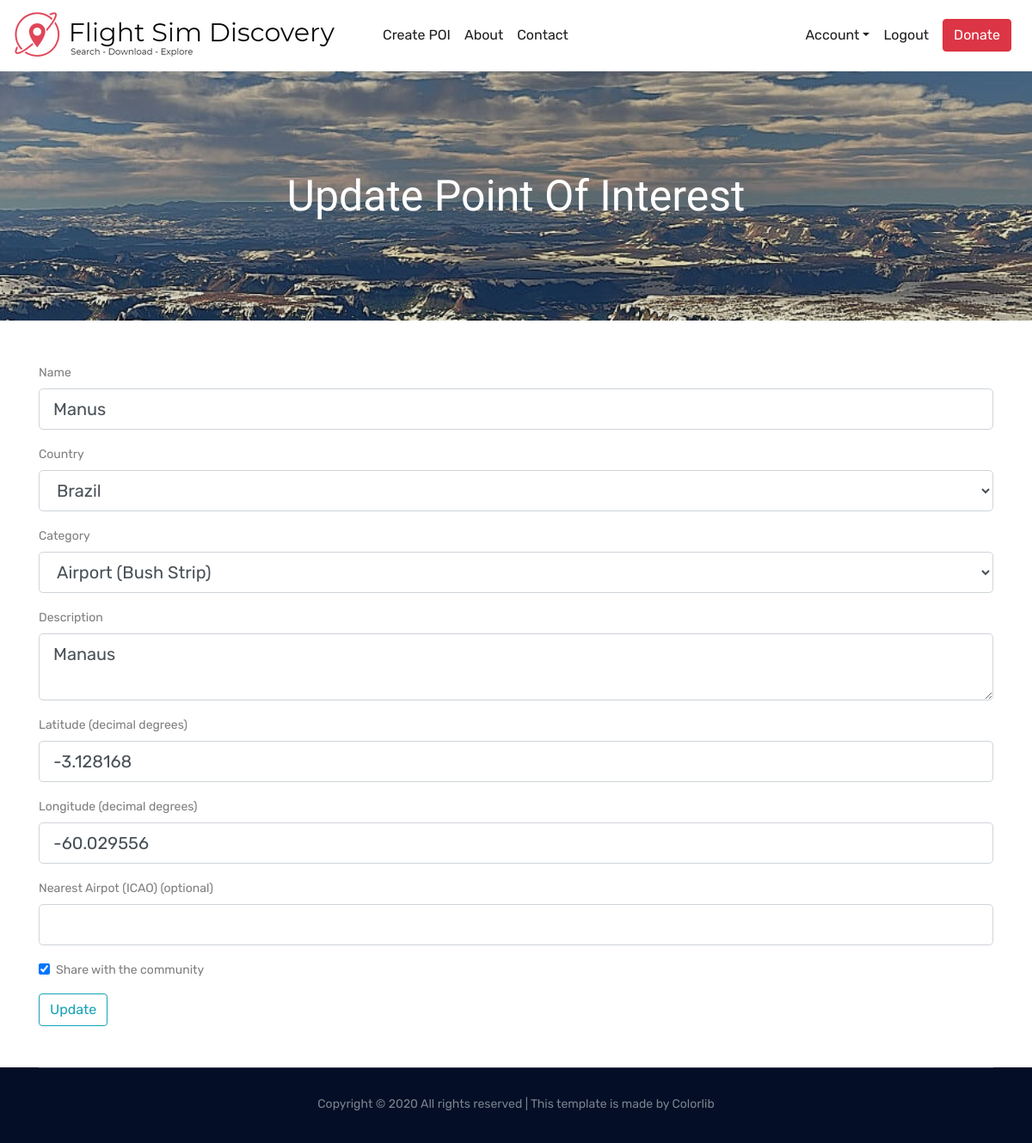
Page /poi/874/update (signed in) on the committed database.
### flightsimdiscovery/models.py (models this page shows, shortened)
class Pois(db.Model):
    id = db.Column(db.Integer, primary_key=True)
    user_id = db.Column(db.Integer, db.ForeignKey('user.id'), nullable=False)
    name = db.Column(db.String(50), unique=True, nullable=False)
    latitude = db.Column(db.FLOAT, unique=False, nullable=False)
    longitude = db.Column(db.FLOAT, unique=False, nullable=False)
    region = db.Column(db.String(20), unique=False, nullable=False)
    country = db.Column(db.String(60), unique=False, nullable=False)
    category = db.Column(db.String(20), unique=False, nullable=False)
    description = db.Column(db.Text, nullable=True)
    nearest_icao_code = db.Column(db.String(4), nullable=True)
    date_posted = db.Column(db.DateTime, nullable=False, default=datetime.utcnow)
    share = db.Column(db.Boolean(), nullable=False, default=True)
    flag = db.Column(db.Boolean(), nullable=False, default=False)

### flightsimdiscovery/pois/routes.py (the view)
@pois.route("/poi/<int:poi_id>/update", methods=['GET', 'POST'])
@login_required
def update_poi(poi_id):
    poi = Pois.query.get_or_404(poi_id)
    print('current poi ID is ', poi.id)
    print(current_user.username)
    if (current_user.username != 'admin') and (poi.user_id != current_user.id):
        abort(403)
    form = PoiUpdateForm()
    if form.validate_on_submit():
        poi.user_id = current_user.id
        poi.name = form.name.data
        poi.latitude = float(form.latitude.data)
        poi.longitude = float(form.longitude.data)
        poi.region = get_country_region(form.country.data)
        poi.country = form.country.data
        poi.category = form.category.data
        poi.description = form.description.data
        poi.nearest_icao_code = form.nearest_airport.data
        poi.share = form.share.data
        db.session.commit()
        flash('Your point of interest has been updated!', 'success')
        return redirect(url_for('main.home'))
    elif request.method == 'GET':
        form.name.data = poi.name
        form.latitude.data = poi.latitude
        form.longitude.data = poi.longitude
        form.country.data = poi.country
        form.description.data = poi.description
        form.nearest_airport.data = poi.nearest_icao_code
        form.share.data = poi.share
    return render_template('update_poi.html', form=form)

### flightsimdiscovery/pois/forms.py (shortened to what this page needs)
class PoiUpdateForm(FlaskForm):
    name = StringField('Name', validators=[DataRequired()])
    country = SelectField('Country', choices=get_country_list(), validators=[DataRequired()])
    category = SelectField('Category', choices=get_category_list(), validators=[DataRequired()])
    description = TextAreaField('Description', validators=[DataRequired()])
    latitude = StringField('Latitude (decimal degrees) ', validators=[DataRequired(), Length(min=2, max=18)])
    longitude = StringField('Longitude (decimal degrees)', validators=[DataRequired(), Length(min=2, max=18)])
    nearest_airport = StringField('Nearest Airpot (ICAO) (optional)', validators=[Length(min=0, max=4)])
    share = BooleanField('Share with the community')
    submit = SubmitField('Update')

### flightsimdiscovery/models.py (called while the page is built)
@login_manager.user_loader
def load_user(user_id):
    return User.query.get(int(user_id))

### flightsimdiscovery/templates/update_poi.html (shortened to what this page needs)
{% extends "base.html" %}
{% block content %}
<div class="bradcam_area update_poi_bg">
    <div class="container">
        <div class="row">
            <div class="col-xl-12">
                <div class="bradcam_text text-center">
                    <h3>Update Point of Interest</h3>
                </div>
            </div>
        </div>
    </div>
</div>
<div class="container">
    <div class="form_mew_poi">
        <form method="POST" action="" enctype="multipart/form-data">
            <fieldset class="form-group mt-5">
                <div class="form-group">
                    {{ form.name.label(class="form-control-label") }}
                    {% if form.name.errors %}
                    {{ form.name(class="form-control form-control-lg is-invalid") }}
                    <div class="invalid-feedback">
                        {% for error in form.name.errors %}
                        <span>{{ error }}</span>
                        {% endfor %}
                    </div>
                    {% else %}
                    {{ form.name(class="form-control form-control-lg") }}
                    {% endif %}
                </div>
                <div class="form-group">
                    {{ form.country.label(class="form-control-label") }}
                    {% if form.country.errors %}
                    {{ form.country(class="form-control form-control-lg is-invalid") }}
                    <div class="invalid-feedback">
                        {% for error in form.country.errors %}
                        <span>{{ error }}</span>
                        {% endfor %}
                    </div>
                    {% else %}
                    {{ form.country(class="form-control form-control-lg") }}
                    {% endif %}
                </div>
                <div class="form-group">
                    {{ form.category.label(class="form-control-label") }}
                    {% if form.category.errors %}
                    {{ form.category(class="form-control form-control-lg is-invalid") }}
                    <div class="invalid-feedback">
                        {% for error in form.category.errors %}
                        <span>{{ error }}</span>
                        {% endfor %}
                    </div>
                    {% else %}
                    {{ form.category(class="form-control form-control-lg") }}
                    {% endif %}
                </div>
                <div class="form-group">
                    {{ form.description.label(class="form-control-label") }}
                    {% if form.description.errors %}
                    {{ form.description(class="form-control form-control-lg is-invalid") }}
                    <div class="invalid-feedback">
                        {% for error in form.description.errors %}
                        <span>{{ error }}</span>
                        {% endfor %}
                    </div>
                    {% else %}
                    {{ form.description(class="form-control form-control-lg") }}
                    {% endif %}
                </div>
                <div class="form-group">
                    {{ form.latitude.label(class="form-control-label") }}
                    {% if form.latitude.errors %}
                    {{ form.latitude(class="form-control form-control-lg is-invalid") }}
                    <div class="invalid-feedback">
                        {% for error in form.latitude.errors %}
                        <span>{{ error }}</span>
                        {% endfor %}
                    </div>
                    {% else %}
                    {{ form.latitude(class="form-control form-control-lg") }}
                    {% endif %}
                </div>
                <div class="form-group">
                    {{ form.longitude.label(class="form-control-label") }}
                    {% if form.longitude.errors %}
                    {{ form.longitude(class="form-control form-control-lg is-invalid") }}
                    <div class="invalid-feedback">
                        {% for error in form.longitude.errors %}
                        <span>{{ error }}</span>
                        {% endfor %}
                    </div>
                    {% else %}
                    {{ form.longitude(class="form-control form-control-lg") }}
                    {% endif %}
                </div>
                <div class="form-group">
                    {{ form.nearest_airport.label(class="form-control-label") }}
                    {% if form.nearest_airport.errors %}
                    {{ form.nearest_airport(class="form-control form-control-lg is-invalid") }}
                    <div class="invalid-feedback">
                        {% for error in form.nearest_airport.errors %}
                        <span>{{ error }}</span>
                        {% endfor %}
                    </div>
                    {% else %}
                    {{ form.nearest_airport(class="form-control form-control-lg") }}
                    {% endif %}
                </div>
                <div class="form-check">
                    {{ form.share(class="form-check-input") }}
                    {{ form.share.label(class="form-check-label") }}
                </div>
            </fieldset>
            <div class="form-group mb-5">
                {{ form.submit(class="btn btn-outline-info") }}
            </div>
        </form>
    </div>
</div>
{% endblock content %}

### rows in the picture
Pois: name "Manus", country "Brazil", category "Airport (Bush Strip)", description "Manaus", latitude "-3.128168", longitude "-60.029556", share "☑"
